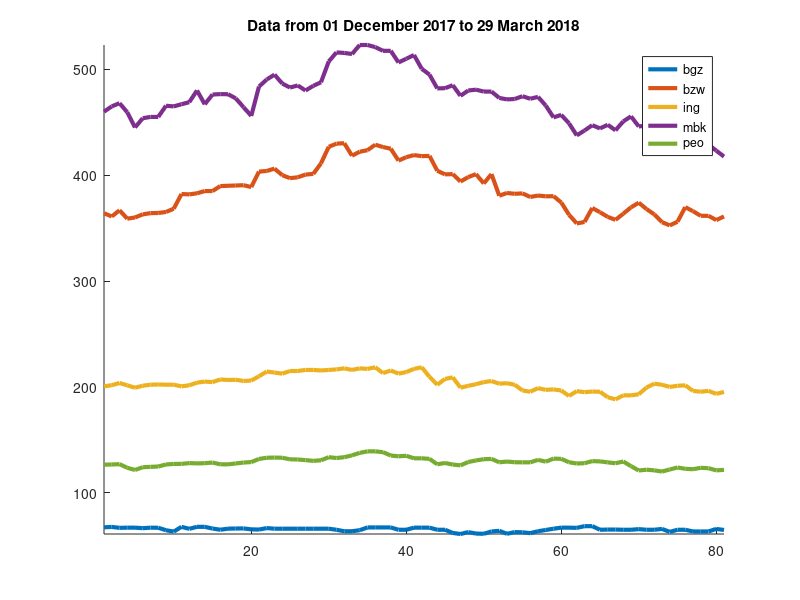
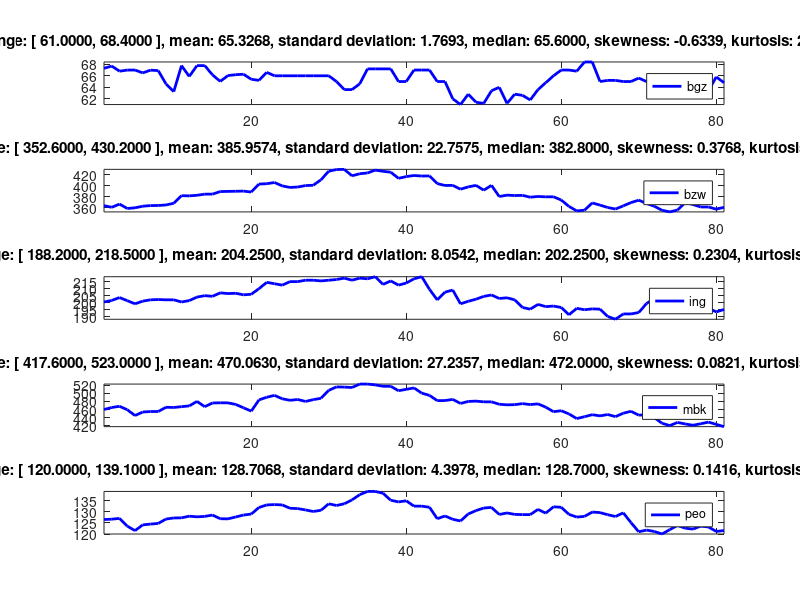
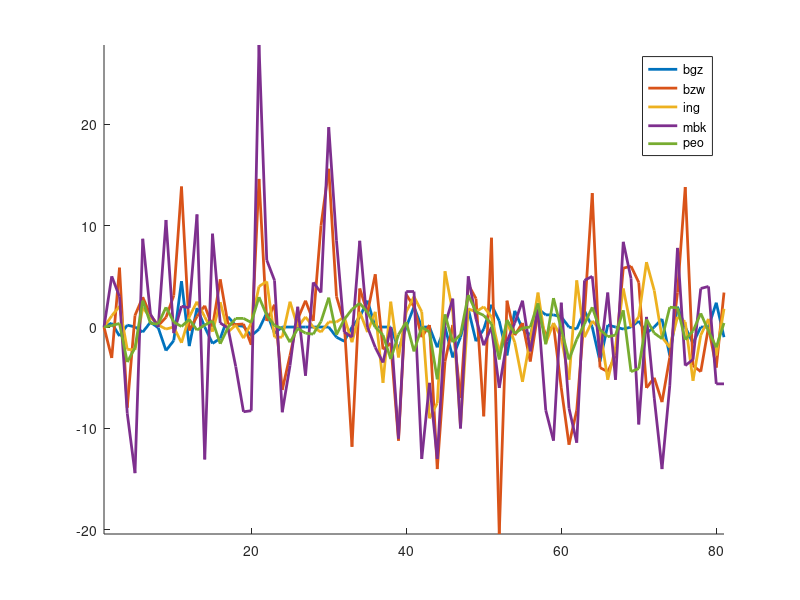
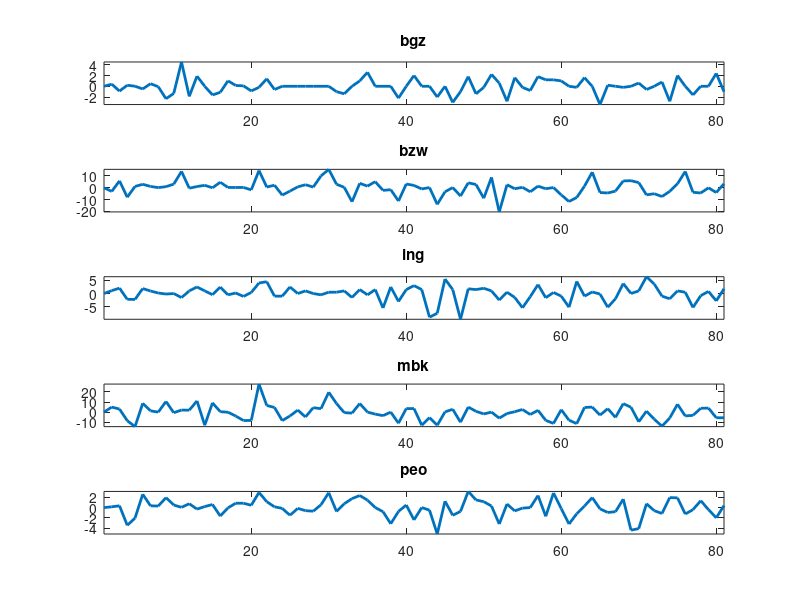

Write MATLAB code to recreate these figures, in order.
clear all, close all;

%% reading data from .csv files
% column names: Otwarcie,Najwyzszy,Najnizszy,Zamkniecie,Wolumen
% reading data without: first row (name of columns) and first column (date)
bgz = csvread('bgz_d.csv',1,1);
bzw = csvread('bzw_d.csv',1,1);
ing = csvread('ing_d.csv',1,1);
mbk = csvread('mbk_d.csv',1,1);
peo = csvread('peo_d.csv',1,1);

%% taking only closing price index from data
bgz_closing = bgz(:,3);
bzw_closing = bzw(:,3);
ing_closing = ing(:,3);
mbk_closing = mbk(:,3);
peo_closing = peo(:,3);

%% creation of ONE matrix with all data (each company closing price index)
closing_data(:,1) = bgz_closing;
closing_data(:,2) = bzw_closing;
closing_data(:,3) = ing_closing;
closing_data(:,4) = mbk_closing;
closing_data(:,5) = peo_closing;

%% taking information about size of data (rows, columns)
data_size = size(closing_data);
num_company = data_size(2);
num_records = data_size(1);
names = ['bgz'; 'bzw';'ing';'mbk';'peo']; % 1 colums with 5 rows

%% new range of data - update information
% data from 01 December 2017 to 29 March 2018
closing_data = closing_data(232:num_records,:);
% update information about rows(num_records) of data
data_size = size(closing_data);
num_records = data_size(1);

%% plot presenting all data (with new range to predict)
figure('Name', 'New range of data');
% plot for all data together
hold on;
plot(closing_data(:,:),'Linewidth',3);
axis tight;
legend(names(:,:));
title('Data from 01 December 2017 to 29 March 2018');
hold off;

%% basic statistics and plot about data closing price index
figure('Name', 'Statistics');
for com_num = 1:num_company
    subplot(num_company, 1, com_num); % 1 column with 'data_columns' rows
    plot(closing_data(:,com_num),'b','Linewidth',2);
    axis tight;
    % calculation of basic statistics
    m = mean(closing_data(:,com_num));
    s = std(closing_data(:,com_num));
    me = median(closing_data(:,com_num));
    sk = skewness(closing_data(:,com_num));
    k = kurtosis(closing_data(:,com_num));
    mi = min(closing_data(:,com_num));
    mx = max(closing_data(:,com_num));
    % adding title with basic statistics 
    com_title = sprintf('range: [ %.4f, %.4f ], mean: %.4f, standard deviation: %.4f, median: %.4f, skewness: %.4f, kurtosis: %.4f,',mi,mx,m,s,me,sk,k);
    title(com_title);
    legend(names(com_num,:));
end;

%% increments -- difference between today and yesterday
% we will not be using diff command, beacuse we want increment started form index 2
increment = zeros(num_records,num_company);
increment_moved = zeros(num_records, num_company);
for i = 2:num_records
    increment(i,:) = closing_data(i,:) - closing_data(i-1,:);
    increment_moved(i+1,:) = increment(i,:);
end;
figure('Name', 'Increments for each comapny presented on one plot');
hold on;
plot(increment(:,:),'Linewidth',2);
axis tight;
legend(names(:,:));
hold off;
    
figure('Name', 'Increments presented using subplot');
for com = 1:num_company
    subplot(num_company, 1, com);
    plot(increment(:,com),'Linewidth',2);
    axis tight;
    title(names(com,:));
end;

%% prediction using naive and increments methods
naive_prediction = zeros(num_records, num_company);
increm_prediction = zeros(num_records, num_company);
check_inc_pred = zeros(num_records, num_company);
for inx = 2:num_records
    % for each company we will predict value using 'naive method'
    % e.g closing_data(1,1) { today } = naive_prediction(2,1) {tomorrow }
    naive_prediction(inx,:) = closing_data(inx-1,:);
    % closing_data starts form index 1, but increments starts from index 2
    if (inx > 2)
        increm_prediction(inx,:) = closing_data(inx-1,:) + increment_moved(inx,:);
        check_inc_pred(inx,:) = 2*closing_data(inx-1,:)-closing_data(inx-2,:);
    end;
end;

%% plot for visualization of prediction
figure('Name', 'Predictions');
for com = 1:num_company
    subplot(num_company, 1, com);
    axis_X = 3 : num_records;
    plot(axis_X, naive_prediction(axis_X,com), 'b.');
    hold on;
    plot(axis_X,increm_prediction(axis_X,com), 'r--');
	axis tight;
    title(names(com,:));
    legend('Naive Prediction', 'Increments Prediction');
    % calculation of RMSE for each method of prediction
    RMSE_naive = sqrt(mean(closing_data(2:num_records,com) - naive_prediction(2:num_records,com))^2);
    RMSE_increm = sqrt(mean(closing_data(2:num_records,com) - increm_prediction(2:num_records,com))^2);
    % showing RMSE below the charts
    x_lab = sprintf('RMSE for Naive Prediction: %.5f, RMSE for Increments Prediction: %.5f', RMSE_naive, RMSE_increm);
    xlabel(x_lab);
end;

%% prediction for window
windows = [3 7 15 30];
win_len = length(windows);
pred = zeros(num_records, num_company);
legg = vertcat('dat', 'dat',  'dat', 'dat','dat', names(1,:),names(2,:),names(3,:),names(4,:),names(5,:));
for w = 1:win_len
    window = windows(w);
    f_name = sprintf('Prediction for window= %d', window);
    figure('Name', f_name);
    for i = 1:num_records
        if (i > window + 1 )
            pred(i,:) = mean(increment(i-window:i-1,:)) + closing_data(i-1,:);
        end;
    end;
	axisX = window + 2 : num_records;
	plot(closing_data(:,:), 'k');
	hold on;
    plot(axisX, pred(axisX,:),'Linewidth',2);
	axis tight;
    legend(legg);
    RMSE_win = sqrt(mean(closing_data(window+2:num_records,:) - pred(window+2:num_records,:)).^2);
    x_lab = sprintf('%.4f ', RMSE_win);
    xlabel(x_lab);
    tit_win = sprintf('RMSE for (bgz, bzw, ing, mbk, peo) below the plot [window=%d] ',window);
    title(tit_win);
end;
